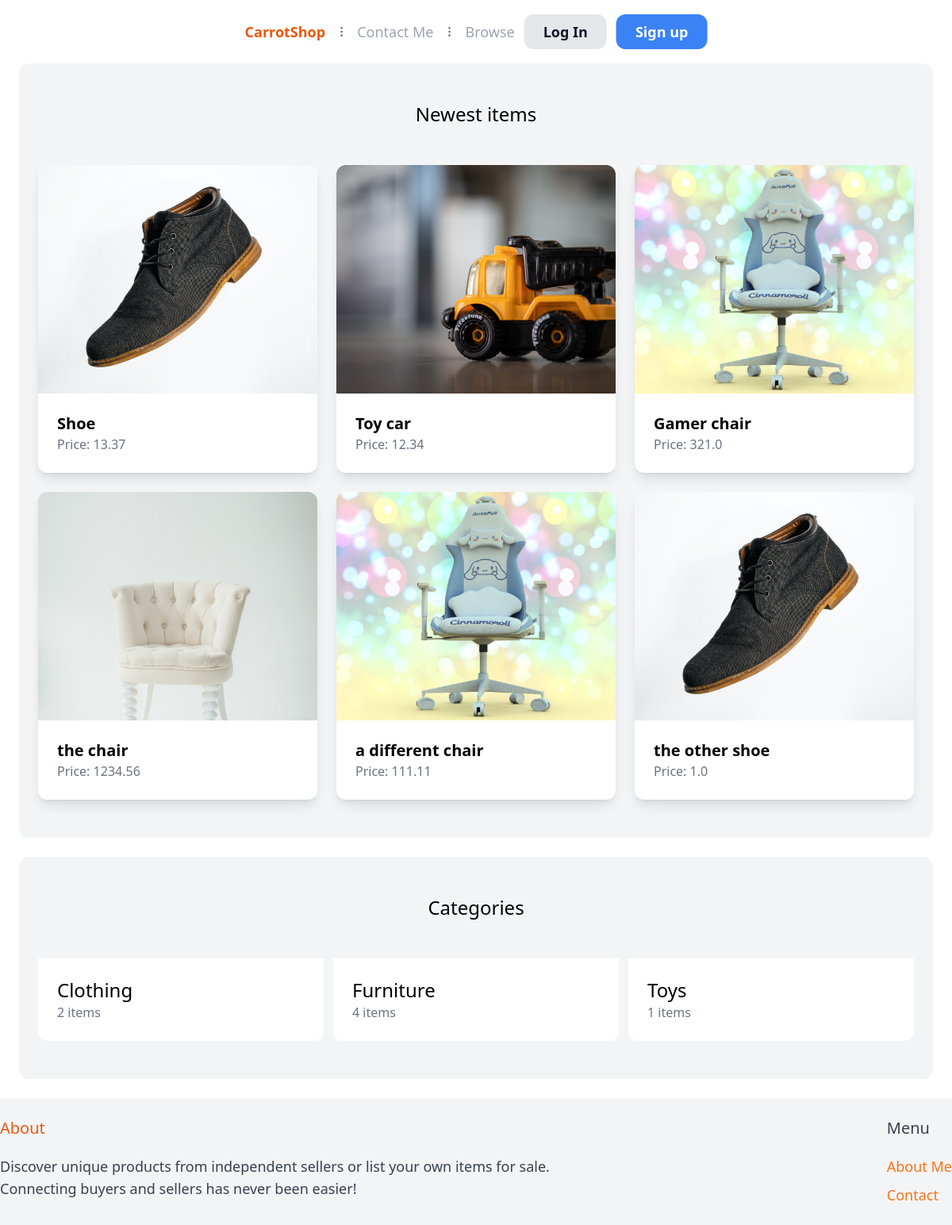
The page / on the database its author committed.
### item/models.py (models this page shows, shortened)
class Item(models.Model):
    category = models.ForeignKey(Category, related_name='item', on_delete=models.CASCADE)
    name = models.CharField(max_length=255)
    description = models.TextField(blank=True, null=True)
    price = models.FloatField()
    image = models.ImageField(upload_to='item_images', blank=True, null=True)
    is_sold = models.BooleanField(default=False)
    created_by = models.ForeignKey(User, related_name='items', on_delete=models.CASCADE)
    created_at = models.DateTimeField(auto_now_add=True)

class Category(models.Model):
    name = models.CharField(max_length=255)
    class Meta:
        ordering = ('name',)
        verbose_name_plural = 'Categories'

### core/views.py (the view)
# urls.py: path('', views.index, name='index'),
def index(request):
    items = Item.objects.filter(is_sold=False)[0:6]
    categories = Category.objects.all()
    return render(request, 'core/index.html', {
        'categories': categories,
        'items': items,
    })

### core/templates/core/index.html
{% extends 'core/base.html' %} {%block title%}Welcome{%endblock%} {%block content %}
<div class="mt-6 px-6 py-12 bg-gray-100 rounded-xl">
  <h2 class="mb-12 text-2xl text-center">Newest items</h2>
  <div class="grid grid-cols-1 sm:grid-cols-2 md:grid-cols-3 gap-6">
    {% for item in items %}
    <div class="bg-white rounded-xl overflow-hidden shadow-lg">
      <a href="{% url 'item:detail' item.id %}">
        <div class="w-full h-48 sm:h-56 md:h-64 lg:h-72">
          <img src="{{ item.image.url }}" class="w-full h-full object-cover" />
        </div>
        <div class="p-6">
          <h2 class="text-xl font-semibold">{{ item.name }}</h2>
          <p class="text-gray-500">Price: {{ item.price }}</p>
        </div>
      </a>
    </div>
    {% endfor %}
  </div>
</div>
<div class="mt-6 px-6 py-12 bg-gray-100 rounded-xl">
  <h2 class="mb-12 text-2xl text-center">Categories</h2>
  <div class="grid grid-cols-3 gap-3">
    {%for category in categories%}
    <div>
      <a href="/items/?query=&category={{ category.id }}">
        <div class="p-6 bg-white rounded-b-xl">
          <h2 class="text-2xl">{{ category.name }}</h2>
          <p class="text-gray-500">{{category.item.count}} items</p>
        </div>
      </a>
    </div>
    {%endfor%}
  </div>
</div>
{% endblock %}

### rows shown on the page
Item: image (picture), name "Shoe", price "13.37"
Item: image (picture), name "Toy car", price "12.34"
Item: image (picture), name "Gamer chair", price "321.0"
Item: image (picture), name "the chair", price "1234.56"
Item: image (picture), name "a different chair", price "111.11"
Item: image (picture), name "the other shoe", price "1.0"
Category: name "Clothing", item.count "2"
Category: name "Furniture", item.count "4"
Category: name "Toys", item.count "1"
